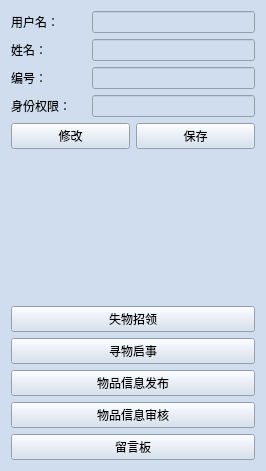
<?xml version="1.0" encoding="UTF-8"?>
<ui version="4.0">
 <class>MainWindow</class>
 <widget class="QMainWindow" name="MainWindow">
  <property name="geometry">
   <rect>
    <x>0</x>
    <y>0</y>
    <width>266</width>
    <height>471</height>
   </rect>
  </property>
  <property name="windowTitle">
   <string>失物招领系统</string>
  </property>
  <property name="windowIcon">
   <iconset resource="resources.qrc">
    <normaloff>:/resources/Lost_And_Found.ico</normaloff>:/resources/Lost_And_Found.ico</iconset>
  </property>
  <property name="styleSheet">
   <string notr="true">background-color: rgb(207, 221, 238);
border-top-color: rgb(190, 209, 233);
gridline-color: rgb(180, 194, 215);</string>
  </property>
  <widget class="QWidget" name="centralWidget">
   <layout class="QVBoxLayout" name="verticalLayout">
    <item>
     <layout class="QHBoxLayout" name="horizontalLayout">
      <item>
       <layout class="QVBoxLayout" name="verticalLayout_3">
        <item>
         <widget class="QLabel" name="label">
          <property name="text">
           <string>用户名：        </string>
          </property>
         </widget>
        </item>
        <item>
         <widget class="QLabel" name="label_2">
          <property name="text">
           <string>姓名：</string>
          </property>
         </widget>
        </item>
        <item>
         <widget class="QLabel" name="label_8">
          <property name="text">
           <string>编号：</string>
          </property>
         </widget>
        </item>
        <item>
         <widget class="QLabel" name="label_3">
          <property name="text">
           <string>身份权限：</string>
          </property>
         </widget>
        </item>
       </layout>
      </item>
      <item>
       <layout class="QVBoxLayout" name="verticalLayout_4">
        <item>
         <widget class="QLineEdit" name="lineEditUser">
          <property name="readOnly">
           <bool>true</bool>
          </property>
         </widget>
        </item>
        <item>
         <widget class="QLineEdit" name="lineEditName">
          <property name="readOnly">
           <bool>true</bool>
          </property>
         </widget>
        </item>
        <item>
         <widget class="QLineEdit" name="lineEditNum">
          <property name="readOnly">
           <bool>true</bool>
          </property>
         </widget>
        </item>
        <item>
         <widget class="QLineEdit" name="lineEditAdmin">
          <property name="readOnly">
           <bool>true</bool>
          </property>
         </widget>
        </item>
       </layout>
      </item>
     </layout>
    </item>
    <item>
     <layout class="QHBoxLayout" name="horizontalLayout_2">
      <item>
       <widget class="QPushButton" name="pushButtonEdit">
        <property name="text">
         <string>修改</string>
        </property>
       </widget>
      </item>
      <item>
       <widget class="QPushButton" name="pushButtonSave">
        <property name="text">
         <string>保存</string>
        </property>
       </widget>
      </item>
     </layout>
    </item>
    <item>
     <layout class="QFormLayout" name="formLayout">
      <item row="0" column="0">
       <widget class="QLabel" name="label_7">
        <property name="text">
         <string/>
        </property>
       </widget>
      </item>
     </layout>
    </item>
    <item>
     <layout class="QVBoxLayout" name="verticalLayout_2">
      <item>
       <widget class="QPushButton" name="pushButtonLost">
        <property name="text">
         <string>失物招领</string>
        </property>
       </widget>
      </item>
      <item>
       <widget class="QPushButton" name="pushButtonFound">
        <property name="text">
         <string>寻物启事</string>
        </property>
       </widget>
      </item>
      <item>
       <widget class="QPushButton" name="pushButtonPub">
        <property name="text">
         <string>物品信息发布</string>
        </property>
       </widget>
      </item>
      <item>
       <widget class="QPushButton" name="pushButtonCheck">
        <property name="text">
         <string>物品信息审核</string>
        </property>
       </widget>
      </item>
      <item>
       <widget class="QPushButton" name="pushButtonBoard">
        <property name="text">
         <string>留言板</string>
        </property>
       </widget>
      </item>
     </layout>
    </item>
   </layout>
  </widget>
 </widget>
 <layoutdefault spacing="6" margin="11"/>
 <resources>
  <include location="resources.qrc"/>
 </resources>
 <connections/>
</ui>
